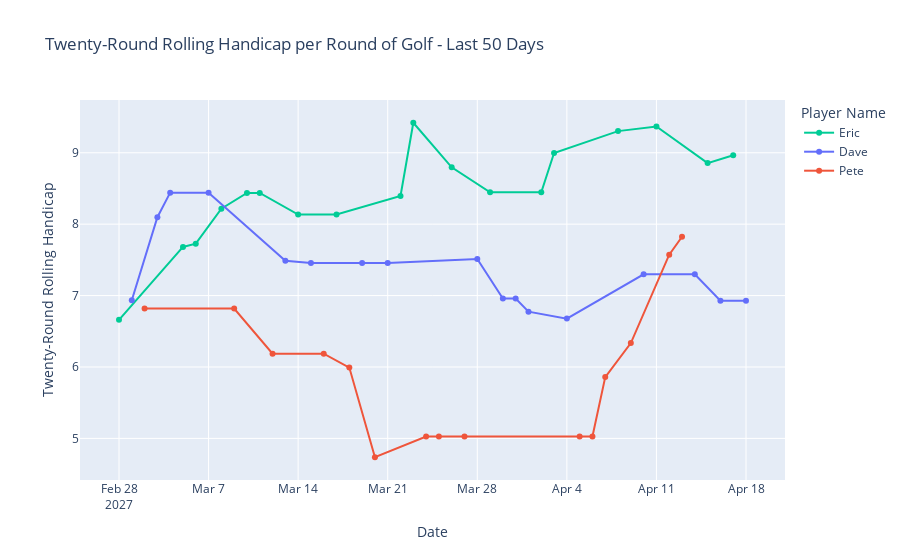

The notebook cell saved with this chart:
### Code cell
plot_statistics(df, "twentyRd_handicap")

### Figure 1 — Plotly figure (JSON) as saved in the notebook; plotly's stock layout.template omitted (floating-point values rounded to 4 significant figures)
{"data": [{"customdata": [["Eric"], ["Eric"], ["Eric"], ["Eric"], ["Eric"], ["Eric"], ["Eric"], ["Eric"], ["Eric"], ["Eric"], ["Eric"], ["Eric"], ["Eric"], ["Eric"], ["Eric"], ["Eric"], ["Eric"], ["Eric"]], "hovertemplate": "<b>%{hovertext}</b><br><br>Date=%{x}<br>Twenty-Round Rolling Handicap=%{y}<extra></extra>", "hovertext": ["Eric", "Eric", "Eric", "Eric", "Eric", "Eric", "Eric", "Eric", "Eric", "Eric", "Eric", "Eric", "Eric", "Eric", "Eric", "Eric", "Eric", "Eric"], "legendgroup": "Eric", "line": {"color": "#00CC96", "dash": "solid"}, "marker": {"symbol": "circle"}, "mode": "lines+markers", "name": "Eric", "orientation": "v", "showlegend": true, "type": "scatter", "x": ["2027-02-28T00:00:00", "2027-03-05T00:00:00", "2027-03-06T00:00:00", "2027-03-08T00:00:00", "2027-03-10T00:00:00", "2027-03-11T00:00:00", "2027-03-14T00:00:00", "2027-03-17T00:00:00", "2027-03-22T00:00:00", "2027-03-23T00:00:00", "2027-03-26T00:00:00", "2027-03-29T00:00:00", "2027-04-02T00:00:00", "2027-04-03T00:00:00", "2027-04-08T00:00:00", "2027-04-11T00:00:00", "2027-04-15T00:00:00", "2027-04-17T00:00:00"], "xaxis": "x", "y": [6.66, 7.681, 7.727, 8.216, 8.437, 8.437, 8.135, 8.135, 8.395, 9.42, 8.796, 8.446, 8.446, 8.996, 9.303, 9.368, 8.855, 8.966], "yaxis": "y"}, {"customdata": [["Dave"], ["Dave"], ["Dave"], ["Dave"], ["Dave"], ["Dave"], ["Dave"], ["Dave"], ["Dave"], ["Dave"], ["Dave"], ["Dave"], ["Dave"], ["Dave"], ["Dave"], ["Dave"], ["Dave"]], "hovertemplate": "<b>%{hovertext}</b><br><br>Date=%{x}<br>Twenty-Round Rolling Handicap=%{y}<extra></extra>", "hovertext": ["Dave", "Dave", "Dave", "Dave", "Dave", "Dave", "Dave", "Dave", "Dave", "Dave", "Dave", "Dave", "Dave", "Dave", "Dave", "Dave", "Dave"], "legendgroup": "Dave", "line": {"color": "#636EFA", "dash": "solid"}, "marker": {"symbol": "circle"}, "mode": "lines+markers", "name": "Dave", "orientation": "v", "showlegend": true, "type": "scatter", "x": ["2027-03-01T00:00:00", "2027-03-03T00:00:00", "2027-03-04T00:00:00", "2027-03-07T00:00:00", "2027-03-13T00:00:00", "2027-03-15T00:00:00", "2027-03-19T00:00:00", "2027-03-21T00:00:00", "2027-03-28T00:00:00", "2027-03-30T00:00:00", "2027-03-31T00:00:00", "2027-04-01T00:00:00", "2027-04-04T00:00:00", "2027-04-10T00:00:00", "2027-04-14T00:00:00", "2027-04-16T00:00:00", "2027-04-18T00:00:00"], "xaxis": "x", "y": [6.934, 8.098, 8.442, 8.442, 7.489, 7.457, 7.457, 7.457, 7.513, 6.957, 6.957, 6.775, 6.677, 7.297, 7.297, 6.927, 6.927], "yaxis": "y"}, {"customdata": [["Pete"], ["Pete"], ["Pete"], ["Pete"], ["Pete"], ["Pete"], ["Pete"], ["Pete"], ["Pete"], ["Pete"], ["Pete"], ["Pete"], ["Pete"], ["Pete"], ["Pete"]], "hovertemplate": "<b>%{hovertext}</b><br><br>Date=%{x}<br>Twenty-Round Rolling Handicap=%{y}<extra></extra>", "hovertext": ["Pete", "Pete", "Pete", "Pete", "Pete", "Pete", "Pete", "Pete", "Pete", "Pete", "Pete", "Pete", "Pete", "Pete", "Pete"], "legendgroup": "Pete", "line": {"color": "#EF553B", "dash": "solid"}, "marker": {"symbol": "circle"}, "mode": "lines+markers", "name": "Pete", "orientation": "v", "showlegend": true, "type": "scatter", "x": ["2027-03-02T00:00:00", "2027-03-09T00:00:00", "2027-03-12T00:00:00", "2027-03-16T00:00:00", "2027-03-18T00:00:00", "2027-03-20T00:00:00", "2027-03-24T00:00:00", "2027-03-25T00:00:00", "2027-03-27T00:00:00", "2027-04-05T00:00:00", "2027-04-06T00:00:00", "2027-04-07T00:00:00", "2027-04-09T00:00:00", "2027-04-12T00:00:00", "2027-04-13T00:00:00"], "xaxis": "x", "y": [6.819, 6.819, 6.187, 6.187, 5.992, 4.736, 5.026, 5.026, 5.026, 5.026, 5.026, 5.859, 6.335, 7.572, 7.824], "yaxis": "y"}], "layout": {"autosize": true, "legend": {"title": {"text": "Player Name"}, "tracegroupgap": 0}, "title": {"text": "Twenty-Round Rolling Handicap per Round of Golf - Last 50 Days"}, "xaxis": {"anchor": "y", "autorange": true, "domain": [0, 1], "range": ["2027-02-25 00:32:49.2769", "2027-04-20 23:27:10.7231"], "title": {"text": "Date"}, "type": "date"}, "yaxis": {"anchor": "x", "autorange": true, "domain": [0, 1], "range": [4.349, 9.807], "title": {"text": "Twenty-Round Rolling Handicap"}, "type": "linear"}}}
